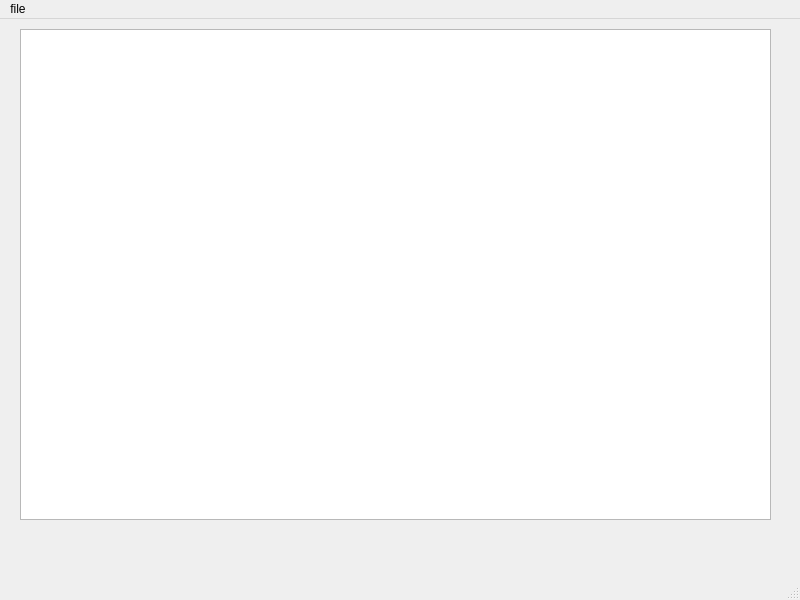
<?xml version="1.0" encoding="UTF-8"?>
<ui version="4.0">
 <class>MainWindow</class>
 <widget class="QMainWindow" name="MainWindow">
  <property name="geometry">
   <rect>
    <x>0</x>
    <y>0</y>
    <width>800</width>
    <height>600</height>
   </rect>
  </property>
  <property name="windowTitle">
   <string>MainWindow</string>
  </property>
  <widget class="QWidget" name="centralwidget">
   <widget class="QPlainTextEdit" name="plainTextEdit">
    <property name="geometry">
     <rect>
      <x>20</x>
      <y>10</y>
      <width>751</width>
      <height>491</height>
     </rect>
    </property>
   </widget>
  </widget>
  <widget class="QMenuBar" name="menubar">
   <property name="geometry">
    <rect>
     <x>0</x>
     <y>0</y>
     <width>800</width>
     <height>26</height>
    </rect>
   </property>
   <widget class="QMenu" name="menufile">
    <property name="title">
     <string>file</string>
    </property>
    <addaction name="actionsave"/>
    <addaction name="actionopen"/>
   </widget>
   <addaction name="menufile"/>
  </widget>
  <widget class="QStatusBar" name="statusbar"/>
  <action name="actionsave">
   <property name="text">
    <string>save</string>
   </property>
  </action>
  <action name="actionopen">
   <property name="text">
    <string>open</string>
   </property>
  </action>
 </widget>
 <resources/>
 <connections/>
</ui>
